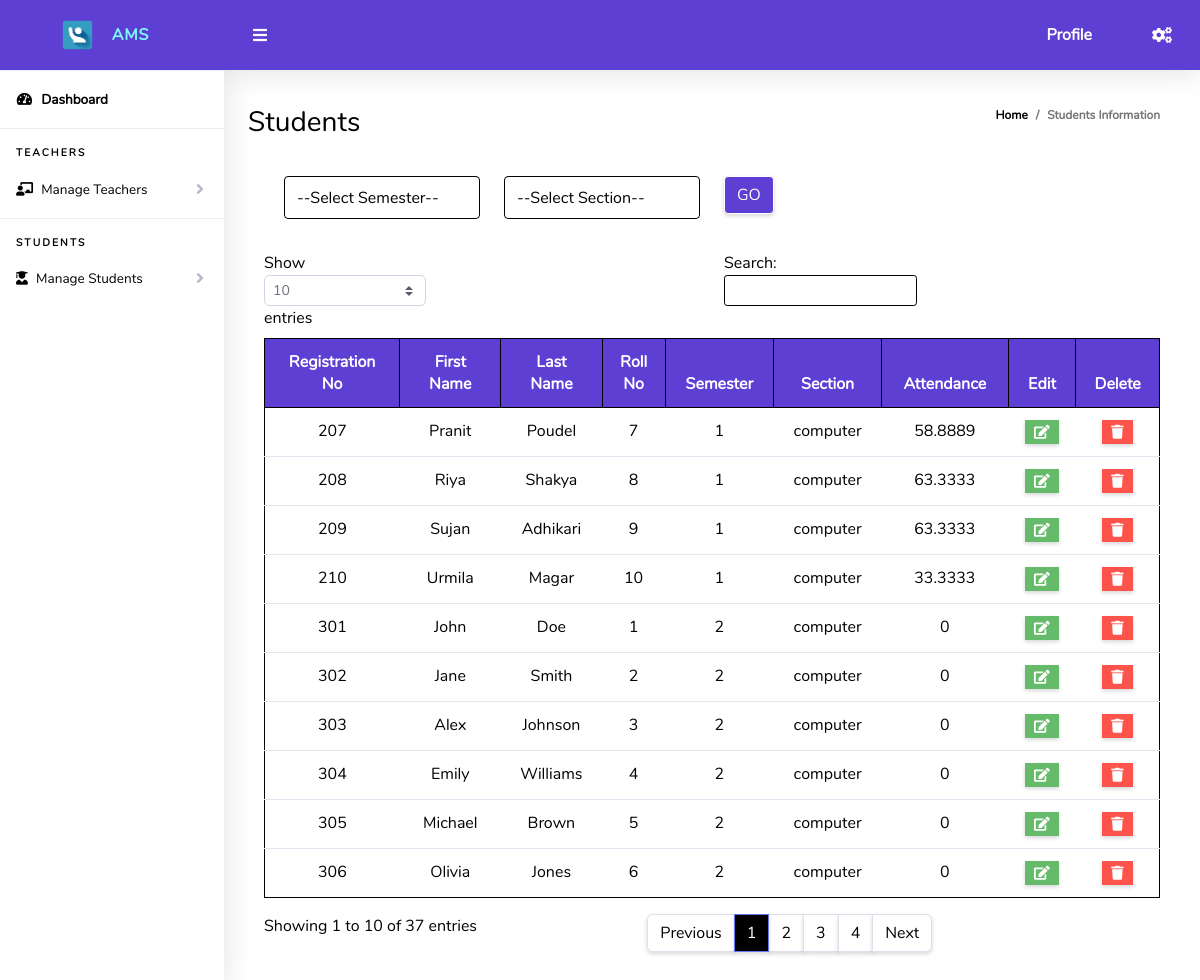
The app's page /admin/StudentsInfo.php with its own data.
### tables this page shows
CREATE TABLE `student` (
  `registration` varchar(25) NOT NULL,
  `fname` varchar(25) DEFAULT NULL,
  `lname` varchar(25) DEFAULT NULL,
  `roll_no` int(11) DEFAULT NULL,
  `semester` int(3) DEFAULT NULL,
  `section` varchar(10) DEFAULT NULL,
  `attendancePercentage` float DEFAULT 0,
  `active` char(1) DEFAULT '1'
);

### admin/StudentsInfo.php (the view, shortened to what this page needs)
<?php
include_once("../dbconnect.php");
function tableData($num,$result){
if($num > 0)
 {
      while($rows = mysqli_fetch_assoc($result))
        {
          echo"
            <tr>
            <td>".$rows['registration']."</td>
              <td>".$rows['fname']."</td>
              <td>".$rows['lname']."</td>
              <td>".$rows['roll_no']."</td>
              <td>".$rows['semester']."</td>
              <td>".$rows['section']."</td>
              <td><a href='regSession.php?id=$rows[registration]'>$rows[attendancePercentage]</button></a>
                                </td>
              <td><a href='updateStudents.php?id=$rows[registration] & fname=$rows[fname] & lname=$rows[lname]'><button class='btn  none btn-success btn-sm rounded-0' type='button' data-toggle='tooltip' data-placement='top' title='Edit'><i class='fa fa-edit'></i></button></a>
                                </td>
              <td>
              <form method='post' onsubmit='return del();'>
                                <input type='hidden' name='delete' value=".$rows['registration'].">
                                <button name='delete_button'  class='btn btn-danger none btn-sm rounded-0' type='submit' data-toggle='tooltip' data-placement='top' title='Delete'><i class='fa fa-trash'></i></button>
                   </form>
                   </td>
            </tr>";
        }
    }
}
?>
<!DOCTYPE html>
<html lang="en">
<head>
  <link href="../vendor/fontawesome-free/css/all.min.css" rel="stylesheet" type="text/css">
  <link href="../vendor/bootstrap/css/bootstrap.css" rel="stylesheet" type="text/css">
  <link href="css/ruang-admin.css" rel="stylesheet">
  <link rel="stylesheet" href="../css/theme.css">
  <link rel="stylesheet" href="../css/loginStyle.css">
</head>
<body id="page-top">
  <div id="wrapper">
      <?php include "Includes/sidebar.php";?>
    <div id="content-wrapper" class="d-flex flex-column">
      <div id="content">
       <?php include "Includes/topbar.php";?>
        <div class="container-fluid" id="container-wrapper">
          <div class="d-sm-flex align-items-center justify-content-between mb-4">
            <h1 class="h3 mb-0" style="color: var(--textColor);">Students</h1>
            <ol class="breadcrumb">
               <li class="breadcrumb-item"><a href="./">Home</a></li>
              <li class="breadcrumb-item active" aria-current="page">Students Information</li>
            </ol>
          </div>
            <div class="container">
              <div class="col-lg-12">
                <form action="" method="get">
                <div class="row">
                        <div class="col-xl-3">
                        <select name="semester" class="form-control mb-3">
                        <option value="">--Select Semester--</option>
                            </select>
                        </div>
                        <div class="col-xl-3">
                        <select name="section" class="form-control mb-3">
                        <option value="">--Select Section--</option>
                            </select>
                        </div>
                            <div class="col-xl-3">
                    <button type="submit" name="go" class="btn btn-primary">GO</button>
                            </div>
                            <div class="col-xl-3">
                            </div>
                        </div>
                        </form>
                    </div>
              </div>
                <div class="table-responsive p-3">
                  <table class="table align-items-center table-flush table-hover" id="myTable">
                    <thead class="thead-light">
                      <tr>
                      <th>Registration No</th>
                        <th>First Name</th>
                        <th>Last Name</th>
                        <th>Roll No</th>
                        <th>Semester</th>
                        <th>Section</th>
                        <th>Attendance</th>
                        <th>Edit</th>
                        <th>Delete</th>
                      </tr>
                    </thead>
                    <tbody>
                  <?php
                  $user_semester=$user_section='';
                    if(empty($user_semester) && empty($user_section)){
                      $query="SELECT * FROM student where active=1";
                      $result=mysqli_query($conn,$query);
                      $num=mysqli_num_rows($result);
                     tableData($num,$result);
                        }
                      ?>
                    </tbody>
                  </table>
                </div>
              </div>
            </div>
          </div>
        </div>
</body>
</html>

### admin/Includes/sidebar.php (shortened to what this page needs)
<ul class="navbar-nav sidebar sidebar-light accordion " id="accordionSidebar">
     <a class="sidebar-brand d-flex align-items-center bg-gradient-primary  justify-content-center" href="AdminPannel.php">
         <div class="sidebar-brand-icon">
             <img src="img/logo/attnlg.jpg">
         </div>
         <div class="sidebar-brand-text mx-3">AMS</div>
     </a>
     <hr class="sidebar-divider my-0">
     <li class="nav-item active">
         <a class="nav-link" href="AdminPannel.php">
             <i class="fas fa-fw fa-tachometer-alt"></i>
             <span>Dashboard</span></a>
     </li>
     <hr class="sidebar-divider">
     <div class="sidebar-heading">
         Teachers
     </div>
     <li class="nav-item">
         <a class="nav-link collapsed" href="#" data-toggle="collapse" data-target="#collapseBootstrapassests" aria-expanded="true" aria-controls="collapseBootstrapassests">
             <i class="fas fa-chalkboard-teacher"></i>
             <span>Manage Teachers</span>
         </a>
     </li>
     <hr class="sidebar-divider">
     <div class="sidebar-heading">
         Students
     </div>
     <li class="nav-item">
         <a class="nav-link collapsed" href="#" data-toggle="collapse" data-target="#collapseBootstrap2" aria-expanded="true" aria-controls="collapseBootstrap2">
             <i class="fas fa-user-graduate"></i>
             <span>Manage Students</span>
         </a>
     </li>
 </ul>

### admin/Includes/topbar.php (shortened to what this page needs)
<nav class="navbar navbar-expand navbar-light bg-gradient-primary topbar mb-4 static-top">
  <button id="sidebarToggleTop" class="btn btn-link rounded-circle mr-3">
    <i class="fa fa-bars"></i>
  </button>
  <div class="nav-item dropdown no-arrow ml-auto" style="color: white; display: flex; justify-content: space-around; align-items: center;">
    <span><b>Profile <?php ?></b></span>
    <i class="fas fa-cogs nav-link dropdown-toggle ml-5" data-toggle="dropdown" style="cursor: pointer;"></i>
  </div>
</nav>

### admin/css/ruang-admin.css (style rules this page uses)
html { position: relative; min-height: 100%; font-family: 'Nunito'; }
body { height: 100%; }
#wrapper { display: -webkit-box; display: -ms-flexbox; display: flex; }
#wrapper #content-wrapper { background-color: var(--contentColor); width: 100%; overflow-x: hidden; }
#wrapper #content-wrapper #content { -webkit-box-flex: 1; -ms-flex: 1 0 auto; flex: 1 0 auto; }
.container, .container-fluid, .container-login { padding-left: 1.5rem; padding-right: 1.5rem; }
.bg-gradient-primary { background-color: var(--primaryColor); background-size: cover; }
.dropdown.no-arrow .dropdown-toggle::after { display: none; }
.sidebar .nav-item.dropdown .dropdown-toggle::after, .topbar .nav-item.dropdown .dropdown-toggle::after { width: 1rem; text-align: center; float: right; vertical-align: 0; border: 0; font-weight: 900; content: '\f105'; font-family: 'Font Awesome 5 Free'; }
.sidebar .nav-item .nav-link, .topbar .nav-item .nav-link { position: relative; }
.topbar { height: 4.375rem; z-index: 2; -webkit-box-shadow: 0 0.15rem 1.75rem 0 rgba(58, 59, 69, 0.15) !important; box-shadow: 0 0.15rem 1.75rem 0 rgba(58, 59, 69, 0.15) !important; }
.topbar #sidebarToggleTop { height: 2.5rem; width: 2.5rem; -webkit-box-shadow: 0 0 0 0 !important; box-shadow: 0 0 0 0 !important; }
.topbar .nav-item .nav-link { height: 4.375rem; display: -webkit-box; display: -ms-flexbox; display: flex; -webkit-box-align: center; -ms-flex-align: center; align-items: center; padding: 0 0.75rem; }
.topbar .dropdown { position: static; }
@media (min-width: 576px) { .topbar .dropdown { position: relative; } }
.sidebar { min-height: 100vh; width: 14rem !important; background-color: var(--sidebarColor); -webkit-box-shadow: 0 0.15rem 1.75rem 0 rgba(58, 59, 69, 0.15) !important; box-shadow: 0 0.15rem 1.75rem 0 rgba(58, 59, 69, 0.15) !important; z-index: 0; }
.sidebar .nav-item { position: relative; margin-bottom: -15px; }
.sidebar .nav-item:last-child { margin-bottom: 1rem; }
.sidebar .nav-item .nav-link { display: block; width: 100%; text-align: left; padding: 1rem; width: 14rem; }
.sidebar .nav-item .nav-link i { font-size: 0.85rem; margin-right: 0.25rem; }
.sidebar .nav-item .nav-link span { font-size: 0.85rem; display: inline; }
.sidebar .nav-item.active .nav-link { font-weight: 800; }
.sidebar .nav-item .nav-link[data-toggle="collapse"]::after { width: 1rem; text-align: center; float: right; vertical-align: 0; border: 0; font-weight: 900; content: '\f107'; font-family: 'Font Awesome 5 Free'; }
.sidebar .nav-item .nav-link[data-toggle="collapse"].collapsed::after { content: '\f105'; }
.sidebar .sidebar-brand { height: 4.375rem; text-decoration: none; font-size: 1rem; font-weight: 800; padding: 1.5rem 1rem; text-align: center; letter-spacing: 0.05rem; z-index: 1; }
.sidebar .sidebar-brand .sidebar-brand-icon img { max-height: 2.3rem; }
.sidebar hr.sidebar-divider { margin: 1rem 0 1rem 0; }
.sidebar .sidebar-heading { text-align: left; padding: 0 1rem; font-weight: 800; font-size: 0.65rem; letter-spacing: 0.13rem; }
.sidebar .sidebar-brand .sidebar-brand-text { display: inline; }
.breadcrumb { background-color: transparent; font-size: 12px; font-weight: bold; }
.sidebar-light .sidebar-brand { color: var(--secondaryColor); }
.sidebar-light hr.sidebar-divider { border-top: 1px solid #eaecf4; }
.sidebar-light .sidebar-heading { color: var(--textColor); }
.sidebar-light .nav-item .nav-link { color: var(--textColor); }
.sidebar-light .nav-item .nav-link i { color: var(--textColor); }
.sidebar-light .nav-item .nav-link[data-toggle="collapse"]::after { color: #b7b9cc; }
.sidebar-light .nav-item.active .nav-link { color: var(--textColor); }
.sidebar-light .nav-item.active .nav-link i { color: var(--textColor); }
.table-flush td, .table-flush th { border-right: 0; border-left: 0; }
.table-flush tbody tr:first-child td, .table-flush tbody tr:first-child th { border-top: 0; }
.table-flush tbody tr:last-child td, .table-flush tbody tr:last-child th { border-bottom: 0; }

### css/loginStyle.css (style rules this page uses)
* { margin: 0; padding: 0; box-sizing: border-box; }
html { scroll-behavior: smooth; }
body { background: var(--homePageBG); color: var(--textColor); }

### records on screen
student: registration "207", fname "Pranit", lname "Poudel", roll_no "7", semester "1", section "computer", attendancePercentage "58.8889"
student: registration "208", fname "Riya", lname "Shakya", roll_no "8", semester "1", section "computer", attendancePercentage "63.3333"
student: registration "209", fname "Sujan", lname "Adhikari", roll_no "9", semester "1", section "computer", attendancePercentage "63.3333"
student: registration "210", fname "Urmila", lname "Magar", roll_no "10", semester "1", section "computer", attendancePercentage "33.3333"
student: registration "301", fname "John", lname "Doe", roll_no "1", semester "2", section "computer", attendancePercentage "0"
student: registration "302", fname "Jane", lname "Smith", roll_no "2", semester "2", section "computer", attendancePercentage "0"
student: registration "303", fname "Alex", lname "Johnson", roll_no "3", semester "2", section "computer", attendancePercentage "0"
student: registration "304", fname "Emily", lname "Williams", roll_no "4", semester "2", section "computer", attendancePercentage "0"
student: registration "305", fname "Michael", lname "Brown", roll_no "5", semester "2", section "computer", attendancePercentage "0"
student: registration "306", fname "Olivia", lname "Jones", roll_no "6", semester "2", section "computer", attendancePercentage "0"
